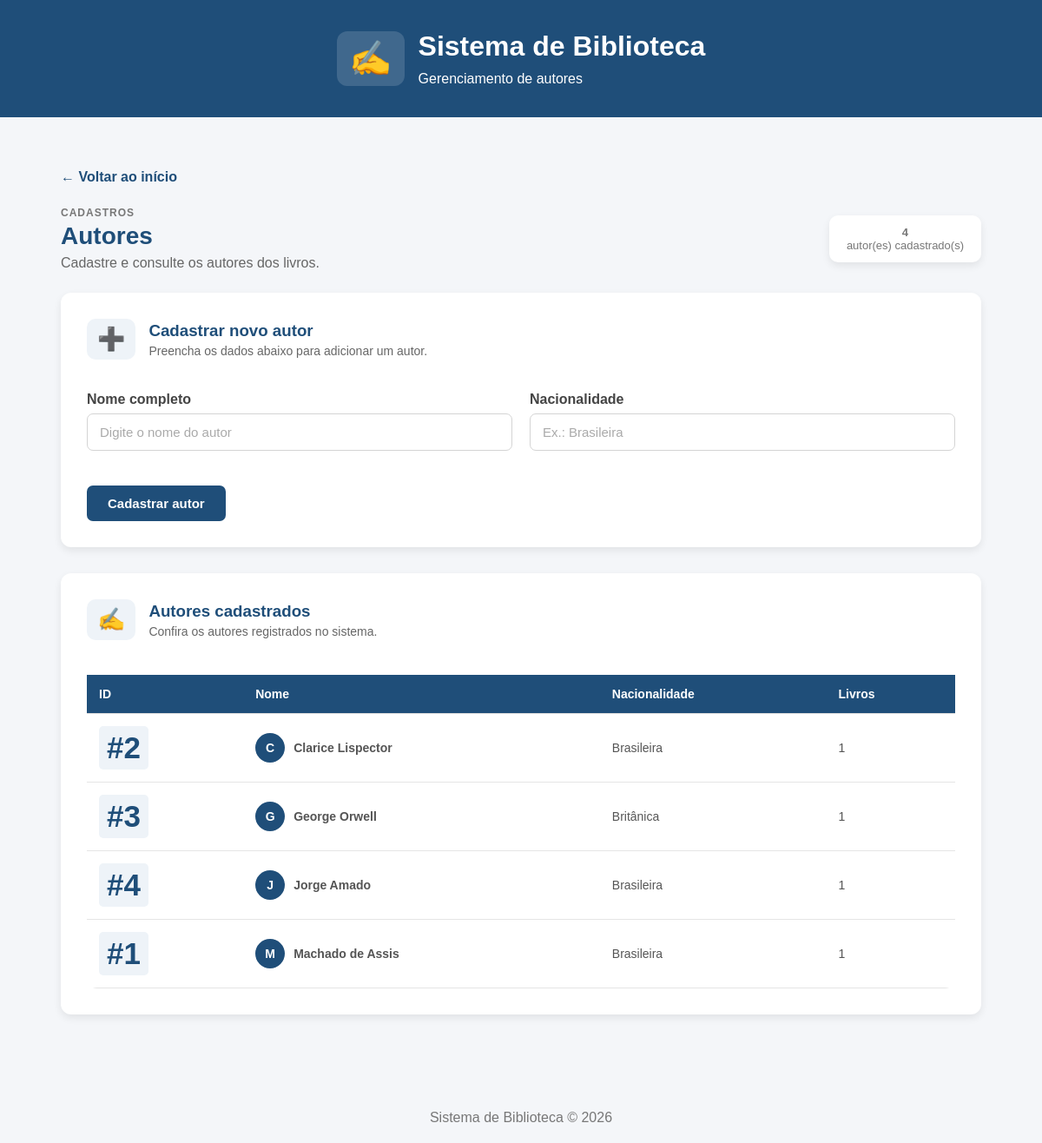
The app's page /autores with its own data.
### tables this page shows
CREATE TABLE autores (
    id INTEGER PRIMARY KEY AUTOINCREMENT,
    nome TEXT NOT NULL UNIQUE,
    nacionalidade TEXT,
    data_cadastro DATETIME DEFAULT CURRENT_TIMESTAMP
);

### app.py (the view)
@app.route("/autores")
def autores():
    conexao = conectar_banco()
    lista = conexao.execute("""
        SELECT autores.*, COUNT(livros.id) AS total_livros
        FROM autores
        LEFT JOIN livros ON livros.autor_id = autores.id
        GROUP BY autores.id
        ORDER BY autores.nome
    """).fetchall()
    conexao.close()
    return render_template("autores.html", autores=lista)

### app.py (called while the page is built)
def conectar_banco():
    conexao = sqlite3.connect(CAMINHO_BANCO)
    conexao.row_factory = sqlite3.Row
    conexao.execute("PRAGMA foreign_keys = ON")
    return conexao

### templates/autores.html (shortened to what this page needs)
{% extends "base.html" %}
{% block logo %}✍️{% endblock %}
{% block subtitulo_cabecalho %}Gerenciamento de autores{% endblock %}
{% block conteudo %}
<section class="titulo-pagina">
    <div>
        <span class="subtitulo">CADASTROS</span>
        <h2>Autores</h2>
        <p>Cadastre e consulte os autores dos livros.</p>
    </div>
    <div class="contador">
        <span class="contador-numero">{{ autores|length }}</span>
        <span class="contador-texto">autor(es) cadastrado(s)</span>
    </div>
</section>
<section class="card">
    <div class="titulo-secao">
        <div class="icone-secao">➕</div>
        <div>
            <h3>Cadastrar novo autor</h3>
            <p>Preencha os dados abaixo para adicionar um autor.</p>
        </div>
    </div>
    <form action="{{ url_for('cadastrar_autor') }}" method="POST">
        <div class="linha-formulario">
            <div class="campo">
                <label for="nome">Nome completo</label>
                <input type="text" id="nome" name="nome" placeholder="Digite o nome do autor" required>
            </div>
            <div class="campo">
                <label for="nacionalidade">Nacionalidade</label>
                <input type="text" id="nacionalidade" name="nacionalidade" placeholder="Ex.: Brasileira">
            </div>
        </div>
        <div class="area-botao">
            <button type="submit" class="botao-principal">Cadastrar autor</button>
        </div>
    </form>
</section>
<section class="card">
    <div class="titulo-secao">
        <div class="icone-secao">✍️</div>
        <div>
            <h3>Autores cadastrados</h3>
            <p>Confira os autores registrados no sistema.</p>
        </div>
    </div>
    {% if autores %}
    <div class="tabela-container">
        <table>
            <thead><tr><th>ID</th><th>Nome</th><th>Nacionalidade</th><th>Livros</th></tr></thead>
            <tbody>
                {% for autor in autores %}
                <tr>
                    <td><span class="id-aluno">#{{ autor.id }}</span></td>
                    <td>
                        <div class="nome-aluno">
                            <div class="avatar">{{ autor.nome[0]|upper }}</div>
                            <strong>{{ autor.nome }}</strong>
                        </div>
                    </td>
                    <td>{{ autor.nacionalidade or '-' }}</td>
                    <td>{{ autor.total_livros }}</td>
                </tr>
                {% endfor %}
            </tbody>
        </table>
    </div>
    {% else %}
    <div class="sem-dados">
        <div class="icone-vazio">✍️</div>
        <h3>Nenhum autor cadastrado</h3>
        <p>Utilize o formulário acima para cadastrar o primeiro autor.</p>
    </div>
    {% endif %}
</section>
{% endblock %}

### static/style.css (style rules this page uses)
* { margin: 0; padding: 0; box-sizing: border-box; }
body { font-family: Arial, sans-serif; background-color: #f4f6f9; color: #333; }
.container h2 { margin-bottom: 10px; }
.card { background-color: white; padding: 30px 20px; border-radius: 12px; text-decoration: none; color: #333; box-shadow: 0 4px 10px rgba(0, 0, 0, 0.08); transition: 0.3s; }
.card span { font-size: 35px; }
.card h3 { margin: 15px 0 10px; color: #1f4e79; }
.card p { color: #666; font-size: 14px; }
.formulario-container, .tabela-container { background-color: white; padding: 25px; margin-bottom: 30px; border-radius: 12px; box-shadow: 0 4px 10px rgba(0, 0, 0, 0.08); }
form { display: flex; flex-direction: column; }
form label { margin-top: 12px; margin-bottom: 5px; font-weight: bold; }
form input { padding: 12px; border: 1px solid #ccc; border-radius: 6px; font-size: 15px; }
form button { margin-top: 20px; padding: 12px; background-color: #1f4e79; color: white; border: none; border-radius: 6px; font-size: 16px; cursor: pointer; }
table { width: 100%; border-collapse: collapse; margin-top: 15px; }
th, td { padding: 12px; text-align: left; border-bottom: 1px solid #ddd; }
th { background-color: #1f4e79; color: white; }
.titulo-pagina { display: flex; justify-content: space-between; align-items: center; margin-bottom: 25px; }
.titulo-pagina h2 { font-size: 28px; color: #1f4e79; margin-bottom: 6px; }
.titulo-pagina p { color: #666; }
.contador { display: flex; flex-direction: column; align-items: center; justify-content: center; min-width: 100px; padding: 12px 20px; background-color: white; border-radius: 10px; box-shadow: 0 4px 10px rgba(0, 0, 0, 0.08); }
.contador span { font-size: 13px; color: #777; }
.titulo-secao { margin-bottom: 25px; }
.titulo-secao p { color: #666; }
.campo { display: flex; flex-direction: column; }
.campo label { margin-bottom: 7px; font-weight: bold; color: #444; }
.campo input { width: 100%; padding: 12px 14px; border: 1px solid #d4d4d4; border-radius: 7px; font-size: 15px; outline: none; transition: 0.2s; }
.campo input::placeholder { color: #aaa; }
.area-botao { margin-top: 25px; }
.botao-principal { padding: 12px 24px; background-color: #1f4e79; color: white; border: none; border-radius: 7px; font-size: 15px; font-weight: bold; cursor: pointer; transition: 0.2s; }
table { width: 100%; border-collapse: collapse; }
thead { background-color: #1f4e79; }
th { padding: 14px; color: white; text-align: left; font-size: 14px; }
td { padding: 14px; border-bottom: 1px solid #e5e5e5; color: #555; font-size: 14px; }
tbody tr { transition: 0.2s; }
.id-aluno { display: inline-block; padding: 5px 9px; background-color: #eef3f8; color: #1f4e79; border-radius: 5px; font-size: 12px; font-weight: bold; }
.subtitulo { display: block; margin-bottom: 4px; font-size: 12px; font-weight: bold; letter-spacing: 1px; color: #777; }
.contador-numero { font-size: 25px; font-weight: bold; color: #1f4e79; }
.contador-texto { font-size: 13px; color: #777; }
section.card { padding: 30px; margin-bottom: 30px; }
.titulo-secao { display: flex; align-items: center; gap: 15px; }
.titulo-secao h3 { margin: 0 0 4px; }
.icone-secao { font-size: 26px; background-color: #eef3f8; border-radius: 10px; padding: 8px 12px; }
.card .titulo-secao p { margin: 0; }
.linha-formulario { display: grid; grid-template-columns: 1fr 1fr; gap: 20px; margin-bottom: 15px; }
section.card .botao-principal { margin-top: 0; font-size: 15px; }
.card .tabela-container { padding: 0; margin: 0; box-shadow: none; overflow-x: auto; }
.nome-aluno { display: flex; align-items: center; gap: 10px; }
.avatar { display: flex; align-items: center; justify-content: center; width: 34px; height: 34px; flex-shrink: 0; background-color: #1f4e79; color: white; border-radius: 50%; font-weight: bold; }

### records on screen
autores: id "2", nome "C", nome "Clarice Lispector", nacionalidade "Brasileira", total_livros "1"
autores: id "3", nome "G", nome "George Orwell", nacionalidade "Britânica", total_livros "1"
autores: id "4", nome "J", nome "Jorge Amado", nacionalidade "Brasileira", total_livros "1"
autores: id "1", nome "M", nome "Machado de Assis", nacionalidade "Brasileira", total_livros "1"

### other values on screen
{{ autores|length }} "4"
